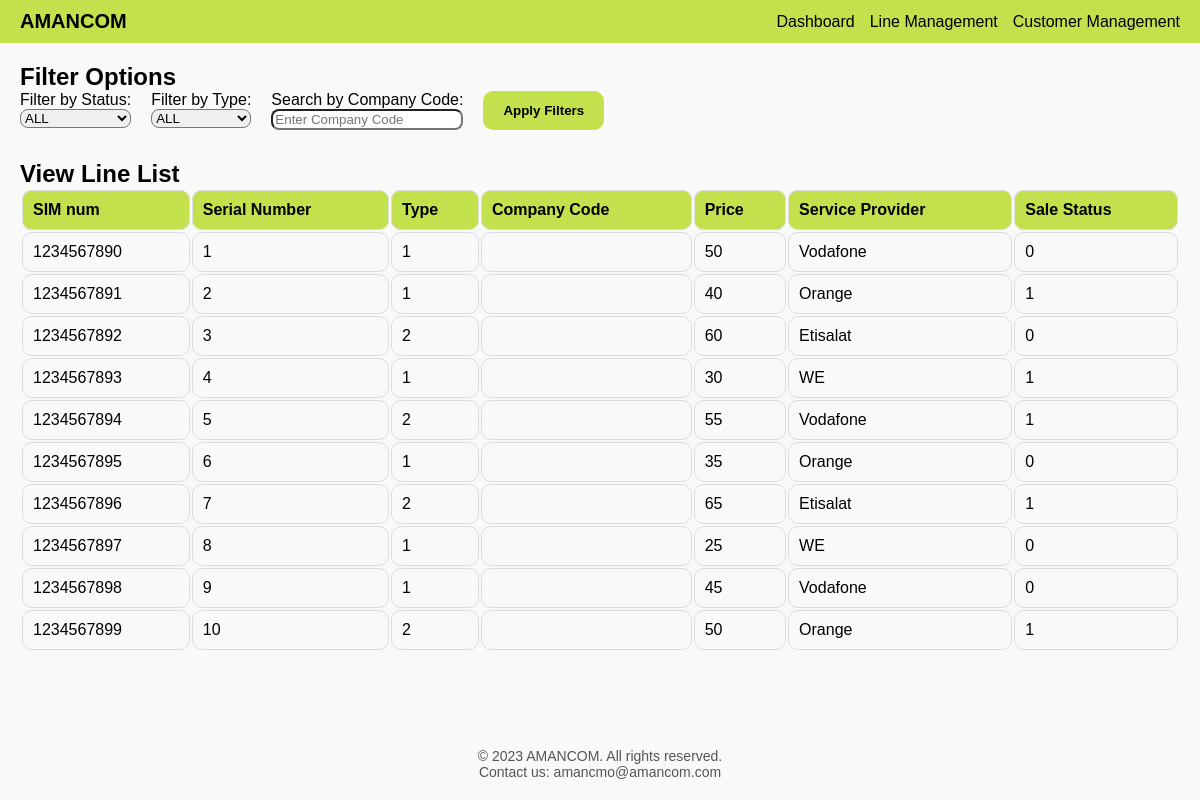
Page /Templates/Line_Manegement.php on the committed database.
### tables this page shows
CREATE TABLE `sim_card` (
  `Serial_no` int(11) NOT NULL,
  `Service_Provider` varchar(50) NOT NULL,
  `Price` int(11) NOT NULL,
  `Type` int(11) NOT NULL,
  `Is_Sold` int(11) NOT NULL,
  `SIM_num` int(11) NOT NULL,
  `Day` int(11) NOT NULL,
  `Month` int(11) NOT NULL,
  `Year` int(11) NOT NULL
);

### Templates/Line_Manegement.php (the view, shortened to what this page needs)
<?php
$conn = new mysqli('localhost', 'root', '', 'amancom_db');
$query = "SELECT * FROM `sim_card` WHERE 1=1";
$result = $conn->query($query);
?>
<!DOCTYPE html>
<html lang="en">
<head>
    <link rel="stylesheet" href="../Style/lines_style.css">
</head>
<body>
    <header>
        <div class="logo">AMANCOM</div>
        <nav>
            <ul>
                <li><a href="#">Dashboard</a></li>
                <li><a href="Line_Manegement.php">Line Management</a></li>
                <li><a href="#">Customer Management</a></li>
            </ul>
        </nav>
    </header>
    <main>
        <section class="filter-options">
            <h2>Filter Options</h2>
            <form method="GET" action="Line_Manegement.php">
                <div>
                    <label for="status">Filter by Status:</label>
                    <select id="status" name="status">
                        <option value="all">ALL</option>
                    </select>
                </div>
                <div>
                    <label for="type">Filter by Type:</label>
                    <select id="type" name="type">
                        <option value="all">ALL</option>
                    </select>
                </div>
                <div>
                    <label for="company-code">Search by Company Code:</label>
                    <input type="text" id="company-code" name="company-code" placeholder="Enter Company Code">
                </div>
                <button type="submit">Apply Filters</button>
            </form>
        </section>
        <section class="line-list">
            <h2>View Line List</h2>
            <table>
                <thead>
                    <tr>
                        <th>SIM num</th>
                        <th>Serial Number</th>
                        <th>Type</th>
                        <th>Company Code</th>
                        <th>Price</th>
                        <th>Service Provider</th>
                        <th>Sale Status</th>
                    </tr>
                </thead>
                <tbody>
                    <?php while ($row = $result->fetch_assoc()): ?>
                        <tr>
                            <td><?= htmlspecialchars($row['SIM_num']) ?></td>
                            <td><?= htmlspecialchars($row['Serial_no']) ?></td>
                            <td><?= htmlspecialchars($row['Type']) ?></td>
                            <td><?= htmlspecialchars($row['company_code']) ?></td>
                            <td><?= htmlspecialchars($row['Price']) ?></td>
                            <td><?= htmlspecialchars($row['Service_Provider']) ?></td>
                            <td><?= htmlspecialchars($row['Is_Sold']) ?></td>
                        </tr>
                    <?php endwhile; ?>
                </tbody>
            </table>
        </section>
    </main>
    <footer>
        <p>&copy; 2023 AMANCOM. All rights reserved.</p>
        <p>Contact us: amancmo@amancom.com</p>
    </footer>
</body>
</html>

### Style/lines_style.css (style rules this page uses)
body, h2, p, ul, li { margin: 0; padding: 0; box-sizing: border-box; }
html, body { height: 100%; display: flex; flex-direction: column; margin: 0; }
body { font-family: Arial, sans-serif; background-color: #f9f9f9; }
header { display: flex; justify-content: space-between; align-items: center; background-color: #c3e04d; padding: 10px 20px; }
header .logo { font-weight: bold; font-size: 20px; }
header nav ul { list-style: none; display: flex; gap: 15px; }
header nav a { text-decoration: none; color: black; }
main { padding: 20px; flex: 1; }
.line-list, .filter-options { margin-bottom: 30px; }
table { width: 100%; }
thead { background-color: #c3e04d; }
th, td { border: 1px solid #ddd; padding: 10px; text-align: left; border-radius: 10px; }
.filter-options form { display: flex; flex-wrap: wrap; gap: 20px; }
.filter-options div { display: flex; flex-direction: column; }
select { border-radius: 8px; }
input { border-radius: 8px; }
button { background-color: #c3e04d; border: none; padding: 10px 20px; cursor: pointer; font-weight: bold; border-radius: 10px; }
footer { text-align: center; background-color: #f9f9f9; padding: 20px; font-size: 14px; color: #555; }

### rows in the picture
sim_card: SIM_num "1234567890", Serial_no "1", Type "1", Price "50", Service_Provider "Vodafone", Is_Sold "0"
sim_card: SIM_num "1234567891", Serial_no "2", Type "1", Price "40", Service_Provider "Orange", Is_Sold "1"
sim_card: SIM_num "1234567892", Serial_no "3", Type "2", Price "60", Service_Provider "Etisalat", Is_Sold "0"
sim_card: SIM_num "1234567893", Serial_no "4", Type "1", Price "30", Service_Provider "WE", Is_Sold "1"
sim_card: SIM_num "1234567894", Serial_no "5", Type "2", Price "55", Service_Provider "Vodafone", Is_Sold "1"
sim_card: SIM_num "1234567895", Serial_no "6", Type "1", Price "35", Service_Provider "Orange", Is_Sold "0"
sim_card: SIM_num "1234567896", Serial_no "7", Type "2", Price "65", Service_Provider "Etisalat", Is_Sold "1"
sim_card: SIM_num "1234567897", Serial_no "8", Type "1", Price "25", Service_Provider "WE", Is_Sold "0"
sim_card: SIM_num "1234567898", Serial_no "9", Type "1", Price "45", Service_Provider "Vodafone", Is_Sold "0"
sim_card: SIM_num "1234567899", Serial_no "10", Type "2", Price "50", Service_Provider "Orange", Is_Sold "1"
